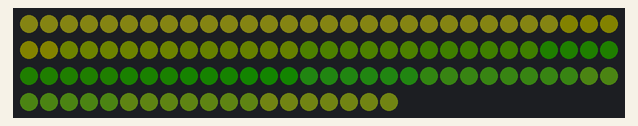
Bench run of a sketch on a simulated Arduino Uno, built with avr-gcc and run on an emulated ATmega328P. On the bench: 109 RGB LEDs in strip order, left to right, continuing on the next row. Dim RGB values are drawn brighter than linear; random numbers use the default seed unless the sketch sets one.

Above: at 1.1 s.

The sketch:

RainForest.ino
```cpp
// Lighting for RainForest by Juli-Ann Gasper
// Set background colors and brightness
// Have brightness variation (flicker) at fixed locations;
// random delay to each flicker start; each flicker probability set with min and max random delay.
// Capability to use tuning circuit board input
// code clean-up 10/25/2017
// Direction of LED string is different for this piece: starts in upper right inc anti-clockwise
// top right=0; Top left=25; left bottom=60; bottom right=73; right top=108

/////  Includes  /////
#include <FastLED.h>

/////  Defines  /////
#define LED_PIN    A0
#define NUM_LEDS  109          //  led string length
#define LOOP_DELAY 150          // Miliseconds delay at end of main loop
#define NUM_FLICKS 5            // Number of flickers
#define FLICKER_WIDTH 3         // Number of LEDs effected by a flicker
        // We later found the 5th flicker needed to be spread over a large number of LEDs
        // so we coded an exception treatment into the sketch for that flicker

// used for setup
#define COLOR_ORDER GRB
#define CHIPSET     WS2812
#define CORRECTION  TypicalLEDStrip
#define BRIGHTNESS 255        // dims brightness of entire LED string (255 = no dimming)
#define DEBUG_DELAY(ms) FastLED.delay(ms)  // can substitute which delay function is used
   // builtin Arduino function is delay(ms), FastLED has FastLED.delay(ms) which enables temporal dithering

// Used for optional tuning functions
#define TUNING 0  // 1 to enable development button & knob, 0 to disable
//  Arduino doesn't work well when sketch references pins that are not connected
//  This sketch will exclude sections of code using #if TUNING ... #endif
//  when #define TUNING 0 indicates tuning board in not connected or not in use.
// set the following two lines to select the range of LEDs to be adjusted using the tuning board
#define START_TUNE 61          // '0' will indicate the begining of the string of LEDs
#define END_TUNE   73          // 'NUM_LEDS-1' will indicate the end of the string
// Note don't set these LEDs elswhere in the sketch or you won't see effect of tuning board
#define KNOB_PIN   A3
#define BTN_PIN    A2
#define DBUG_LED   A1
#define STATES 4
#define INHIBIT_LEVEL 10      // min knob change to activate tuning
#define MSG_DELAY 5           // number of loops between repeating state blink
#define DEBUG_BLINK 100       // ms on and ms off per blink  (50 = 100ms per blink)
#define DEBUG_PAUSE 200       // ms between pulse sequences  (at 200, 3 50+50ms blinks take 1/2 second, 8 blinks = 1sec including pause)

/////  Global Variables  /////
CRGB leds[NUM_LEDS];  // Array for LED color values
CHSV now;
// parameters used by tuning functions
bool inhibit = true;
uint8_t state = 0, old_state = 0;
uint8_t knob = 0, old_knob = 0;
uint8_t bright = BRIGHTNESS, hue = 0, sat = 200, val = 126;
uint8_t msg_delay = 0;
// parameters for flickers
uint8_t flicker_width= FLICKER_WIDTH;
uint8_t width_factor[FLICKER_WIDTH] = {120,255,132};  // brightness adjustment across flicker width
uint8_t flicker_location[NUM_FLICKS]={3,7,11,24,99};
bool flicker_running[NUM_FLICKS] = {false,false,false,false,false};
uint8_t flicker_counter[NUM_FLICKS] = {0,0,0,0,0};
uint8_t flick_delay_min[NUM_FLICKS] = {50,60,50,60,50};      // These will determine flicker frequency and time between
uint8_t flick_delay_max[NUM_FLICKS] = {150,200,200,250,200};
// The array flicker_b2 is the brightness series that each flicker will go through.
uint8_t flicker_b2[40]={4,8,16,32,64,128,128,192,192,128,64,64,64,128,128,128,192,192,128,128,
                         64,32,32,64,128,128,255,255,128,128,64,64,32,32,16,8,4,2,0,0};
// each flicker could have a different color. We kept them the same.
CHSV flicker_color[NUM_FLICKS]= {CHSV(50,161,255),CHSV(50,161,255),CHSV(50,161,255),CHSV(50,161,255),CHSV(50,161,255)};
CRGB bg[NUM_FLICKS][FLICKER_WIDTH]; // place to save brackground colors

/////  Functions  /////
#if TUNING    // Exclude tuning functions if tuning board is not in use
void _btnHandler() {
  // come here when button is pressed
  // Increment state when button is released
  // btn down=0; up=1;
  // This little section is a debounce routine
  while (!digitalRead(BTN_PIN)) {   // Wait for button to be released
    FastLED.delay(10);
    }
  int released = 0;
  while (released < 4) {   // wait until button is released for 4 consecutive delays
    if (!digitalRead(BTN_PIN)) {
      released = 0;
      } else {
      released++;
      }
    FastLED.delay(1);
    }
  // Action to be taken when button is released
  inhibit = true;
  state = (state + 1) % STATES;  // increment and if at highest state cycle back to zero
  }

// function to display the current state by blinking the LED on the tuning board
void _debugBlink(int n) {
  for ( int i = 0 ; i < n ; i++ ) {
    digitalWrite(DBUG_LED, HIGH);
    DEBUG_DELAY(DEBUG_BLINK);
    digitalWrite(DBUG_LED, LOW);
    DEBUG_DELAY(DEBUG_BLINK);
    }
  DEBUG_DELAY(DEBUG_PAUSE);
  }
#endif

// We will need to reset background after a flicker so get and save background
void get_background(uint8_t width){    // width = max flicker width
  // call once after background is set
  // will save background to global variable bg
  for (int i = 0; i < NUM_FLICKS; i++){
    for (int k = 0; k < width; k++){
      bg[i][k] = leds[flicker_location[i]+k];
      }
    }
  }

// function to keep track of delay before flicker and output flicker if active
void drawFlicker(int i){
  if(flicker_running[i] == false){  // if not active decrement delay
    if(flicker_counter[i] <= 0){    // if delay end make actve
      flicker_counter[i] = 0;
      flicker_running[i] = true;
      return;
      }
    flicker_counter[i]--;
    return;
    }else{                          // if active up-date values and increment counter
    uint8_t f_bright = flicker_b2[flicker_counter[i]];
    CRGB temp = flicker_color[i];
    temp.nscale8(f_bright);
    for(uint8_t k = 0; k < FLICKER_WIDTH; k++){
      CRGB temp2 = temp.nscale8(width_factor[k]);
      temp2 += bg[i][k];
      leds[flicker_location[i]+k]= temp2;
      }
    if(i == 4){  // special handling for 5th flicker
      fill_gradient_RGB(leds, 80, CHSV(83,161,46), 99, temp.nscale8(width_factor[0]));
      }
    flicker_counter[i]++;
    if(flicker_counter[i] > 39){   // if end of pattern make not active, set delay, and restore background
      flicker_running[i] = false;
      flicker_counter[i] = random8(flick_delay_min[i],flick_delay_max[i]);
      for(uint8_t k = 0; k < FLICKER_WIDTH; k++){  // restore background
        leds[flicker_location[i]+k]= bg[i][k];
        }
      if(i == 4){   //  restore background for 5th flicker
        fill_gradient_RGB(leds, 80, CHSV(83,161,46), 108, CHSV(61,161,50));  // same as setting in setup()
        }
      }
    } // end if active
  return;
  }

/////  Setup /////
void setup() {
  delay( 1000 ); // power-up safety delay
  Serial.begin(9600);

  FastLED.addLeds<CHIPSET, LED_PIN, COLOR_ORDER>(leds, NUM_LEDS).setCorrection( CORRECTION );
  FastLED.setBrightness( bright );  // can set overall brightness dimming amount;
// overall brightness adjustment is an available tuning function when using tuning board
// temporal dithering should make transitions smoother; however I haven't noticed much effect
  FastLED.setDither( 1 );  //  0 = disable temporal dithering
// set background leds
// FastLED has the following predefined HUE.. variables
// HUE_RED=0;HUE_ORANGE=32;HUE_YELLOW=64;HUE_GREEN=96;HUE_AQUA=128;HUE_BLUE=160;HUE_PURPLE=192;HUE_PINK=224
  fill_gradient_RGB(leds, 0, CHSV(61,161,50), 25, CHSV(61,161,50));
  fill_gradient_RGB(leds, 26, CHSV(61,161,50), 60, CHSV(88,161,30));
  fill_gradient_RGB(leds, 61, CHSV(88,161,30), 73, CHSV(88,161,45));
  fill_gradient_RGB(leds, 74, CHSV(88,161,45), 80, CHSV(83,161,46));
  fill_gradient_RGB(leds, 80, CHSV(83,161,46), 108, CHSV(61,161,50));

  get_background(flicker_width);  // Save background
  for(uint8_t i=0; i < NUM_FLICKS ; i++){  // load flicker counter with initial delays
    flicker_counter[i] = random8(flick_delay_min[i],flick_delay_max[i]);
    }
  FastLED.show();  // display background

#if TUNING //  if tuning board is used set-up IO pins and initialize parameters
  pinMode(BTN_PIN, INPUT_PULLUP);
  pinMode(DBUG_LED, OUTPUT);
  digitalWrite(DBUG_LED, LOW);
  old_knob = knob = analogRead(KNOB_PIN) / 4;
  inhibit = true;
  Serial.print(" HUE  HUE  HUE ");  // starting state
  Serial.println();
#endif
  }

/////  Main Loop  /////
void loop() {
#if TUNING
  old_state = state;
  old_knob = knob;
  if(!digitalRead(BTN_PIN)){  // Check for button press
    _btnHandler();
    }
  if (state != old_state){ // Print out what state we are in
    switch(state){
      case 0:
        Serial.print(" HUE  HUE  HUE ");
        break;
      case 1:
        Serial.print(" SAT  SAT  SAT ");
        break;
      case 2:
        Serial.print(" VAL  VAL  VAL ");
        break;
      case 3:
        Serial.print(" Brightness  Brightness  Brightness ");
        break;
      }
    Serial.println();
    _debugBlink(state + 1);  // show current state by blinking LED on tuning board
    }   // end if state change

// blink state every MSG_DELAY loops
  msg_delay++;
  msg_delay = msg_delay % MSG_DELAY;  // cycle from maximum count back to zero
  if(msg_delay == 0){
    _debugBlink(state + 1);
    }
// don't change anything unless the knob is moved significantly
  knob = analogRead(KNOB_PIN) / 4;
// first move after state change require larger move
  if(inhibit){
    if(abs(old_knob - knob) >= INHIBIT_LEVEL){
      inhibit = false;
      }else{
        knob = old_knob;
        }
    }  // end if inhibit
  if (knob != old_knob){
    switch(state){
      case 0:
        hue = knob;
        break;
      case 1:
        sat = knob;
        break;
      case 2:
        val = knob;
        break;
      case 3:
        bright = knob;
        break;
      }  // end switch-case
    // if new setting display and print it out
    FastLED.setBrightness(bright);
    now = CHSV(hue, sat, val);
    fill_gradient_RGB(leds, START_TUNE, now, END_TUNE, now);
    FastLED.show();
    Serial.print("   HSV= ");
    Serial.print(now.hue);
    Serial.print(" ");
    Serial.print(now.sat);
    Serial.print(" ");
    Serial.print(now.val);
    Serial.print("; RGB= ");
    Serial.print(leds[START_TUNE][0]);
    Serial.print(" ");
    Serial.print(leds[START_TUNE][1]);
    Serial.print(" ");
    Serial.print(leds[START_TUNE][2]);
    Serial.print("; Brightness= ");
    Serial.print(bright);
    Serial.println();
    }  // end if knob change
#endif

  for(uint8_t i = 0; i < NUM_FLICKS ; i++ ){
    drawFlicker(i);
    }
  FastLED.delay(LOOP_DELAY);
}   //  end of main loop
```
